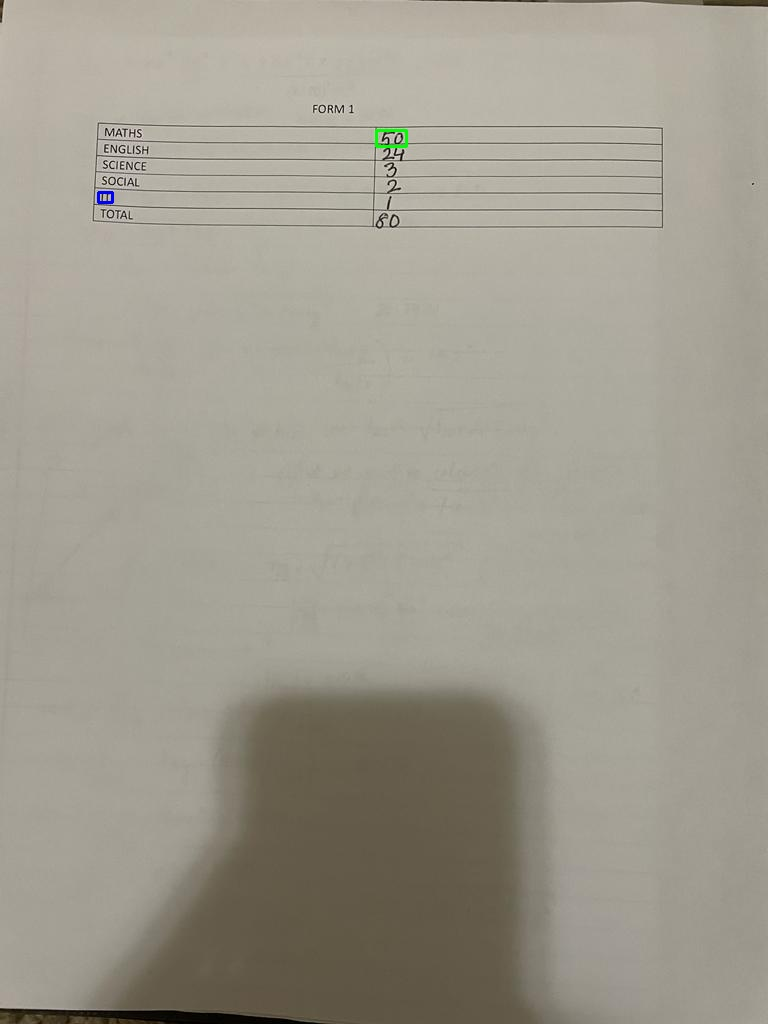
#> input picture OCR/Specific_highlighted_test.jpg, 768 x 1024 px
$ python ocrtest_modified.py --image OCR/Specific_highlighted_test.jpg
#> lines starting #> are read from the running program, lines starting #| are printed output that depends on the picture; after the words box and inside, x2 and y2 are one past the last pixel; in counts of white or black regions, pixels touching at a corner belong together
#> further down, image is the input picture: shape (1024, 768, 3); mean B, G, R 142.7, 155.1, 159.4
import numpy as np
import imutils
import argparse
import cv2
import pytesseract
import tkinter as tk
from tkinter import messagebox

def align_image_to_self(image, maxFeatures=500, keepPercent=0.2, debug=False):
#> called with maxFeatures = 500, keepPercent = 0.2, debug = True
    imageGray = cv2.cvtColor(image, cv2.COLOR_BGR2GRAY)

    orb = cv2.ORB_create(maxFeatures)
    (kpsA, descsA) = orb.detectAndCompute(imageGray, None)
#> kpsA = 481 keypoints; strongest (x, y, size): (386, 140, 31), (397, 152, 31), (396, 155, 31), (390, 155, 31)

    method = cv2.DESCRIPTOR_MATCHER_BRUTEFORCE_HAMMING
    matcher = cv2.DescriptorMatcher_create(method)
    matches = matcher.match(descsA, descsA, None)  # Match image to itself
#> matches = 481 matches

    matches = sorted(matches, key=lambda x: x.distance)
    keep = int(len(matches) * keepPercent)
#> keep = 96
    matches = matches[:keep]
#> matches = 96 matches

    ptsA = np.zeros((len(matches), 2), dtype="float")
#> ptsA = 96 pairs, first value 0 to 0, second value 0 to 0
    ptsB = np.zeros((len(matches), 2), dtype="float")
#> ptsB = 96 pairs, first value 0 to 0, second value 0 to 0

    for (i, m) in enumerate(matches):
        ptsA[i] = kpsA[m.queryIdx].pt
        ptsB[i] = kpsA[m.trainIdx].pt  # Matched points are from the same image
#> this loop made 96 passes
#> after the loop, ptsA = 96 pairs, first value 98 to 401, second value 105 to 224; ptsB has the same summary as ptsA

    (H, mask) = cv2.findHomography(ptsA, ptsB, method=cv2.RANSAC)
#> H = [[1, 5.24e-16, -2.28e-13], [1.44e-16, 1, -7.82e-14], [9.64e-19, 1.65e-18, 1]]; mask = 96 values from 1 to 1
    (h, w) = image.shape[:2]
#> h = 1024; w = 768
    aligned = cv2.warpPerspective(image, H, (w, h))

    # Calculate rotation angle based on the homography matrix
    angle = np.arctan2(H[1, 0], H[0, 0]) * (180.0 / np.pi)
#> angle = 8.23e-15

    # Rotate the aligned image to make it straight
    rotated_aligned = imutils.rotate_bound(aligned, -angle)  # Use imutils to handle rotation

    # Get screen resolution
    screen_width = 1920
    screen_height = 1080

    # Resize the rotated image to fit the screen without cropping or distortion
    aspect_ratio = rotated_aligned.shape[1] / rotated_aligned.shape[0]
#> aspect_ratio = 0.75
    if aspect_ratio > screen_width / screen_height:
        resized_rotated_aligned = cv2.resize(rotated_aligned, (screen_width, int(screen_width / aspect_ratio)))
    else:
        resized_rotated_aligned = cv2.resize(rotated_aligned, (int(screen_height * aspect_ratio), screen_height))

    # Convert the resized and rotated image to grayscale
    grayscale_aligned_image = cv2.cvtColor(resized_rotated_aligned, cv2.COLOR_BGR2GRAY)

    # Apply binary threshold to make the image black and white
    _, binary_aligned_image = cv2.threshold(grayscale_aligned_image, 128, 255, cv2.THRESH_BINARY)
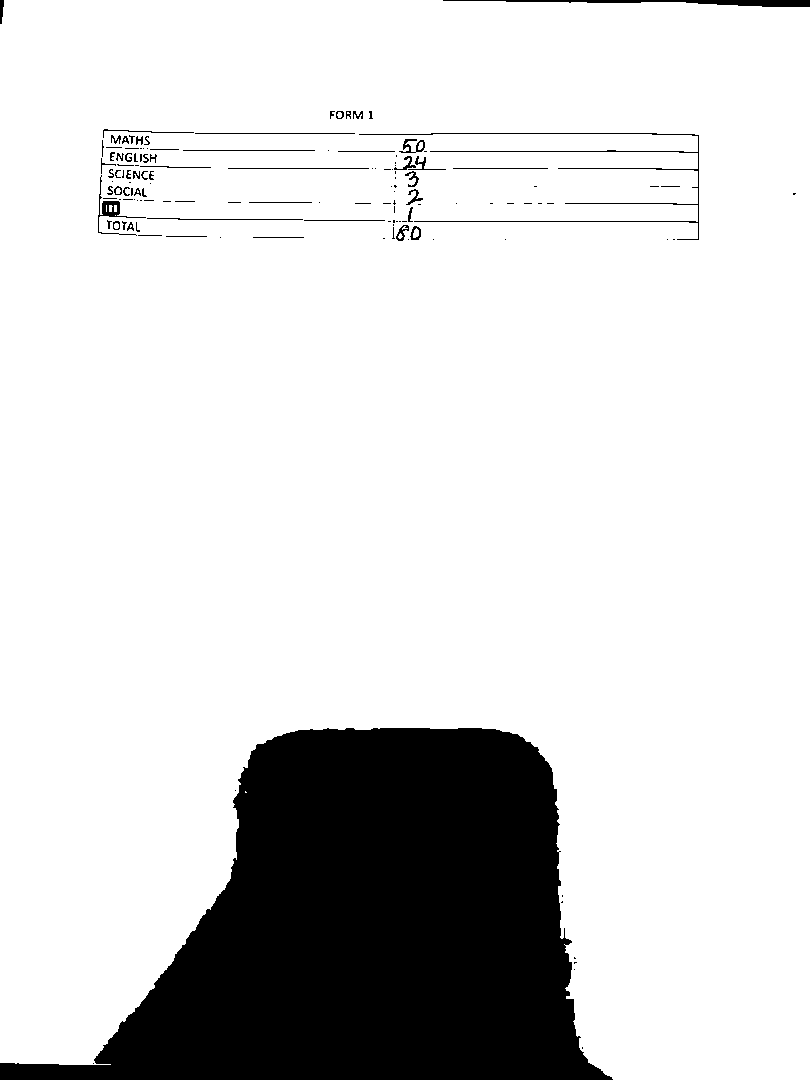
#> binary_aligned_image: shape (1080, 810); 84.3% white; 136 black regions (77 under 20 px), largest, box (x1, y1, x2, y2) and area: (0, 728, 613, 1080) 130998, (359, 133, 699, 240) 1341, (443, 0, 810, 7) 1176

    return binary_aligned_image

def remove_horizontal_lines(image):
    # Create a horizontal kernel for morphological operations
    kernel = np.ones((2, 1), np.uint8)

    # Perform morphological closing to remove horizontal lines
    image_no_lines = cv2.morphologyEx(image, cv2.MORPH_CLOSE, kernel)

    return image_no_lines

if __name__ == "__main__":
    ap = argparse.ArgumentParser()
    ap.add_argument("-i", "--image", required=True,
                    help="path to input image that we'll align to template")
    args = vars(ap.parse_args())

    # Load the input image
    print("[INFO] loading image...")
    image = cv2.imread(args["image"])

    # Call the align_image_to_self function
    rotated_aligned_resized = align_image_to_self(image, maxFeatures=500, keepPercent=0.2, debug=True)

    # Convert the original image to grayscale
    original_gray = cv2.cvtColor(image, cv2.COLOR_BGR2GRAY)

    # Resize the original grayscale image to match the height of the rotated_aligned_resized image
    original_resized_gray = cv2.resize(original_gray, (rotated_aligned_resized.shape[1], rotated_aligned_resized.shape[0]))

    # Perform OCR on the aligned binary image to extract text
#> (the run stopped early here; a loop or call above may not have finished)
